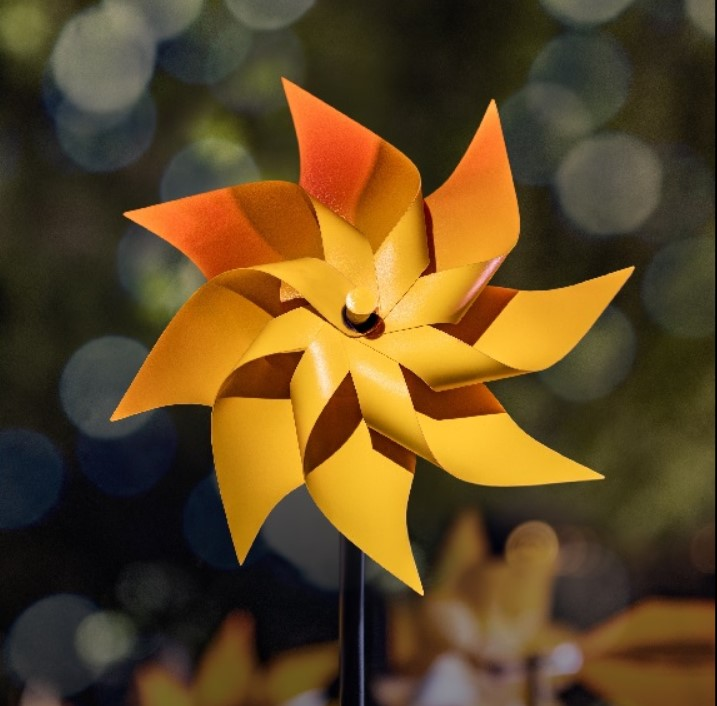
#> input picture edgeflower.jpg, 717 x 706 px, found by its file name
$ jupyter execute Image_to_sketch_convertor.ipynb   (shell and % lines are left out)
#> lines starting #> are read from the running program, lines starting #| are printed output that depends on the picture; after the words box and inside, x2 and y2 are one past the last pixel; in counts of white or black regions, pixels touching at a corner belong together
<a href="https://colab.research.google.com/github/yuvan-s-96/LGMVIP-DataScience-Task-02/blob/main/Image_to_sketch_convertor.ipynb" target="_parent"></a>

[cell 1]
import matplotlib.pyplot as plt
import cv2
import numpy as np
plt.rcParams['figure.figsize'] = (12, 6)

[cell 2]
# load the image
img = cv2.imread('/content/edgeflower.jpg')
#> img is the input picture: shape (706, 717, 3); mean B, G, R 35, 71.9, 95.6
img = cv2.cvtColor(img, cv2.COLOR_BGR2RGB)

plt.axis("off")
plt.imshow(img)

[cell 3]
image = cv2.imread("edgeflower.jpg")
gray_image = cv2.cvtColor(image, cv2.COLOR_BGR2GRAY)
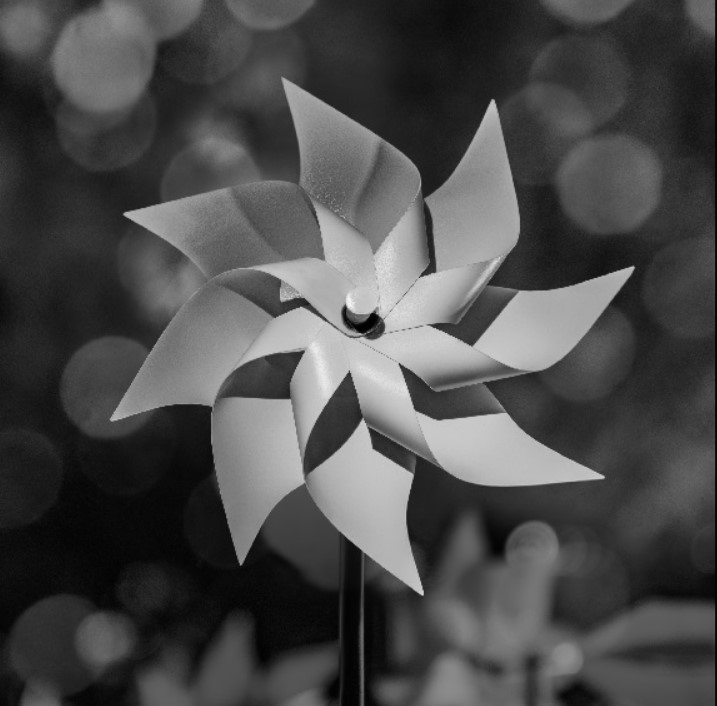
#> gray_image: shape (706, 717); min 0, max 250, mean 74.8

plt.axis("off")
plt.imshow(gray_image)

[cell 4]
inverted_image = 500 - gray_image
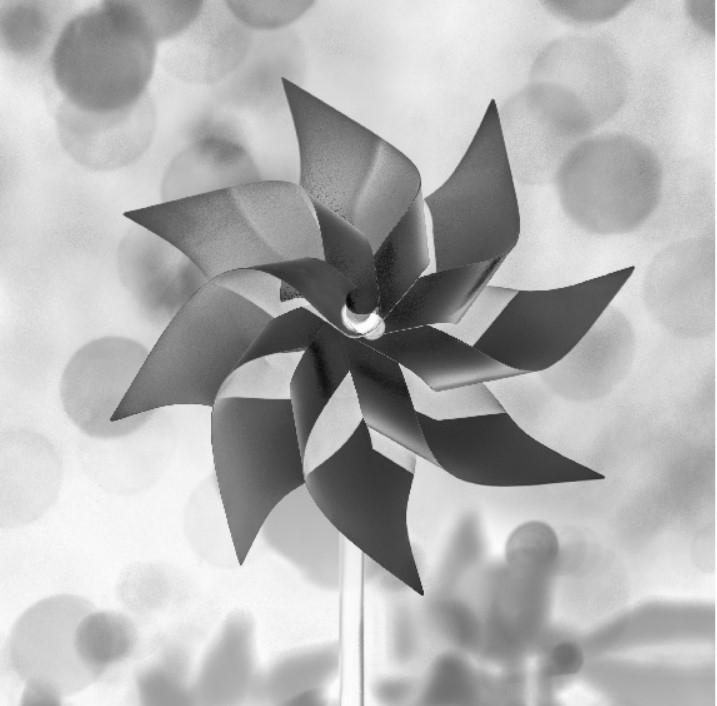
#> inverted_image: shape (706, 717) uint16; min 250, max 500, mean 425.2; drawn with min black and max white
plt.imshow(inverted_image)

[cell 5]
# edge mask generation
line_size = 7
blur_value = 7

gray_img = cv2.cvtColor(img, cv2.COLOR_RGB2GRAY)
gray_blur = cv2.medianBlur(gray_img, blur_value)
edges = cv2.adaptiveThreshold(gray_blur, 255, cv2.ADAPTIVE_THRESH_MEAN_C, cv2.THRESH_BINARY, line_size, blur_value)
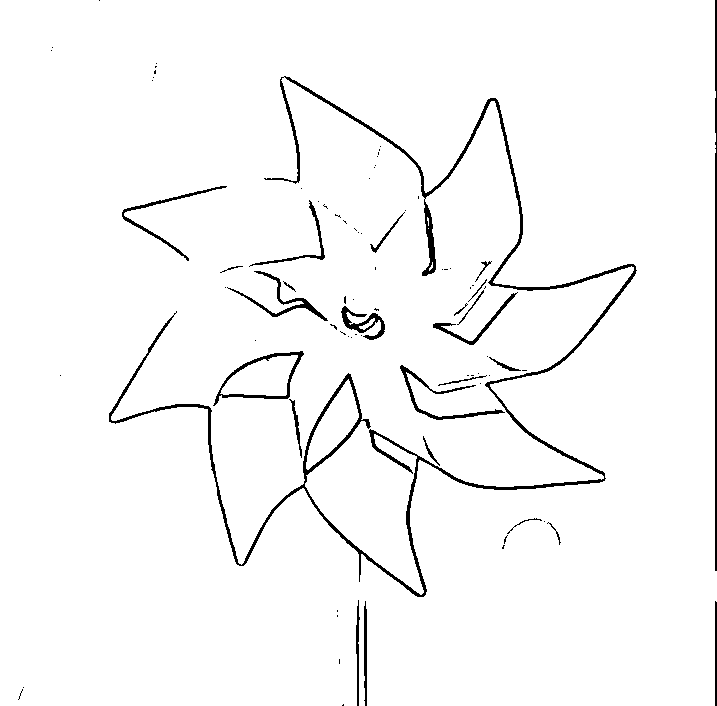
#> edges: shape (706, 717); 97.1% white; 85 black regions (60 under 20 px), largest, box (x1, y1, x2, y2) and area: (109, 76, 637, 597) 8159, (715, 0, 717, 571) 1119, (213, 351, 304, 406) 693


plt.axis("off")
plt.imshow(edges, cmap='RdBu')

[cell 6]
plt.imshow(edges, cmap='PuOr')

[cell 7]
# Color quantization with KMeans clustering
from sklearn.cluster import KMeans

k = 7
data = img.reshape(-1, 3)

kmeans = KMeans(n_clusters=k, random_state=42).fit(data)
img_reduced = kmeans.cluster_centers_[kmeans.labels_]
img_reduced = img_reduced.reshape(img.shape)

[cell 8]
plt.imshow(edges, cmap='gray')

[cell 9]
img_reduced = img_reduced.astype(np.uint8)

plt.axis("off")
plt.imshow(img_reduced)

[cell 10]
# Bilateral Filter

blurred = cv2.bilateralFilter(img_reduced, d=7, sigmaColor=200,sigmaSpace=200)
cartoon = cv2.bitwise_and(blurred, blurred, mask=edges)
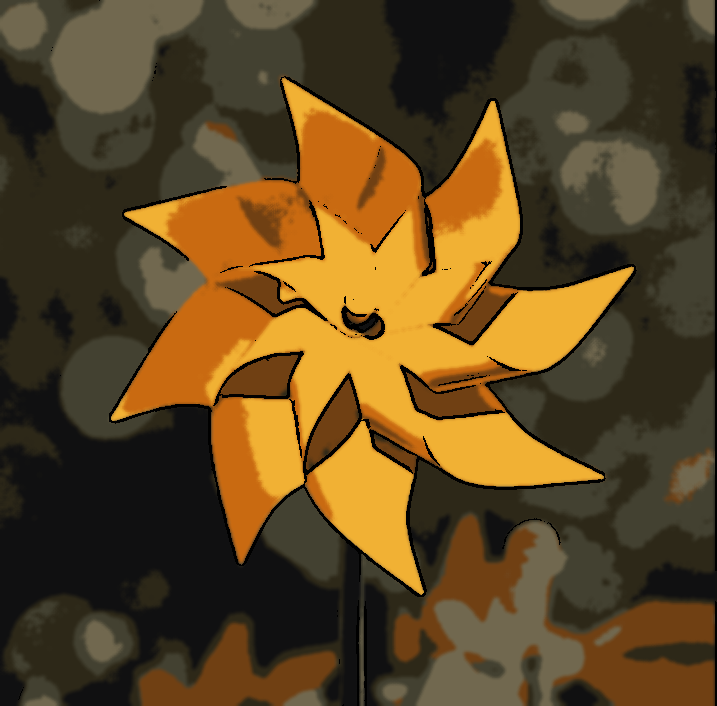
#> cartoon: shape (706, 717, 3); mean R, G, B 92.3, 69.6, 33.6

[cell 11]
plt.subplot(1, 2, 1)
plt.axis("off")
plt.imshow(img)

plt.subplot(1, 2, 2)
plt.axis("off")
plt.imshow(cartoon)

[cell 12]
# export cartoon to a jpg file
cartoon_ = cv2.cvtColor(cartoon, cv2.COLOR_RGB2BGR)
cv2.imwrite('cartoon.png', cartoon_)
#> Out = True

[cell 13]
gray_img = cv2.cvtColor(cartoon, cv2.COLOR_BGR2GRAY)
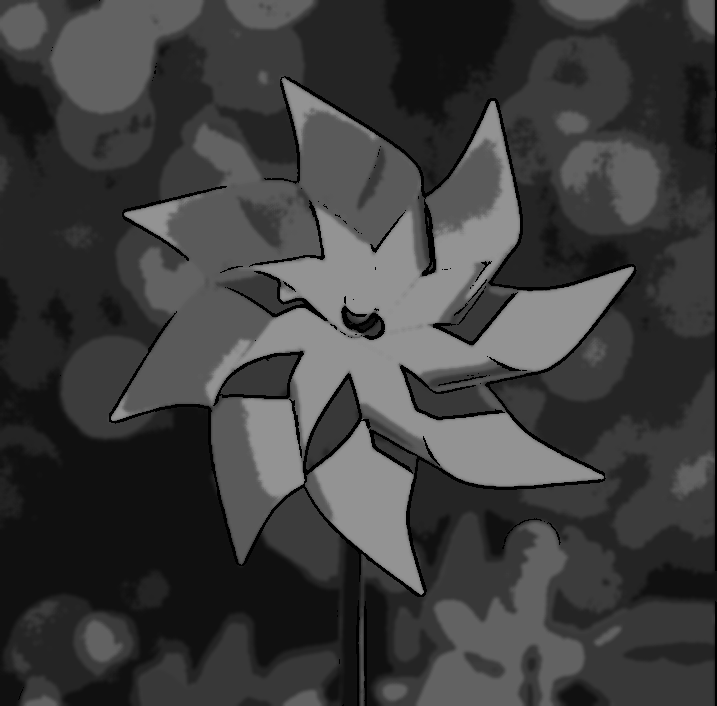
#> gray_img: shape (706, 717); min 0, max 147, mean 61.4
plt.imshow(gray_img)

[cell 14]
figure_size = 9
new_image = cv2.blur(cartoon,(figure_size, figure_size))
plt.figure(figsize=(11,6))
plt.imshow(new_image)

[cell 15]
def bright(img, beta_value ):
#> called with beta_value = -60
    img_bright = cv2.convertScaleAbs(img, beta=beta_value)
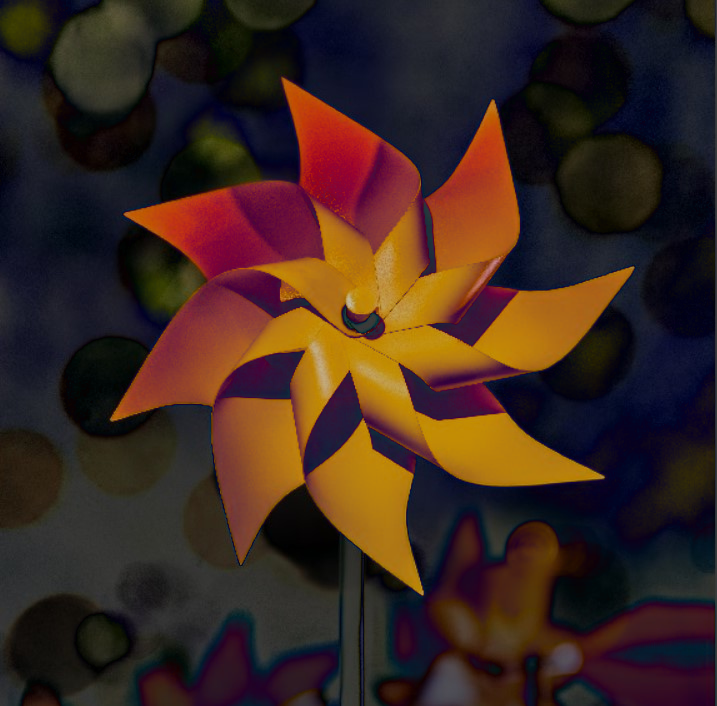
#> img_bright: shape (706, 717, 3); mean R, G, B 58.7, 38.5, 30.9
    return img_bright
a3 = bright(img, -60)
plt.imshow( a3)

[cell 16]
def sepia(img):
    img_sepia = np.array(img, dtype=np.float64) # converting to float to prevent loss
    img_sepia = cv2.transform(img_sepia, np.matrix([[0.272, 0.534, 0.131],
                                    [0.349, 0.686, 0.168],
                                    [0.393, 0.769, 0.189]])) # multipying image with special sepia matrix
    img_sepia[np.where(img_sepia > 255)] = 255 # normalizing values greater than 255 to 255
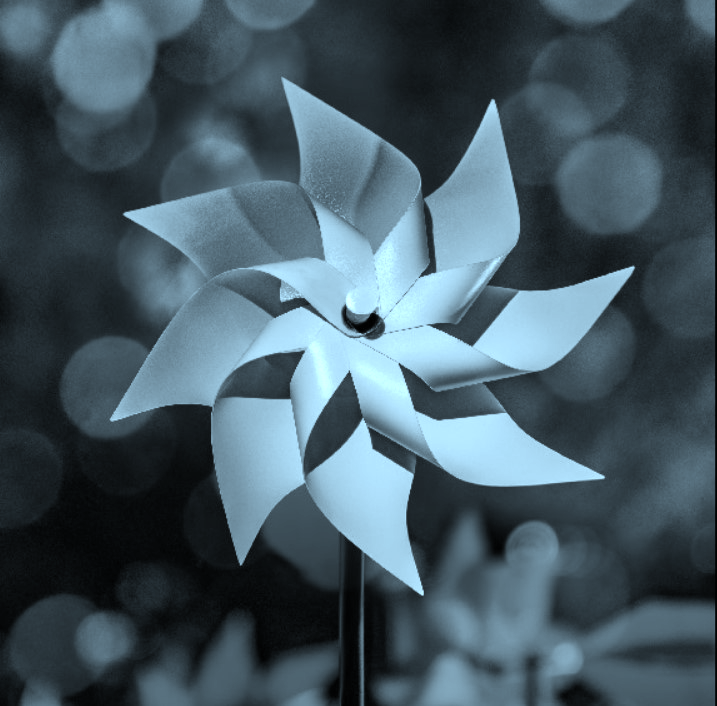
#> img_sepia: shape (706, 717, 3) float64; mean R, G, B 69, 88.6, 99.1
    img_sepia = np.array(img_sepia, dtype=np.uint8)
    return img_sepia
a2 = sepia(img)
plt.imshow(a2)

[cell 17]
def pencil_sketch_col(img):
    #inbuilt function to create sketch effect in colour and greyscale
    sk_gray, sk_color = cv2.pencilSketch(img, sigma_s=60, sigma_r=0.07, shade_factor=0.1)
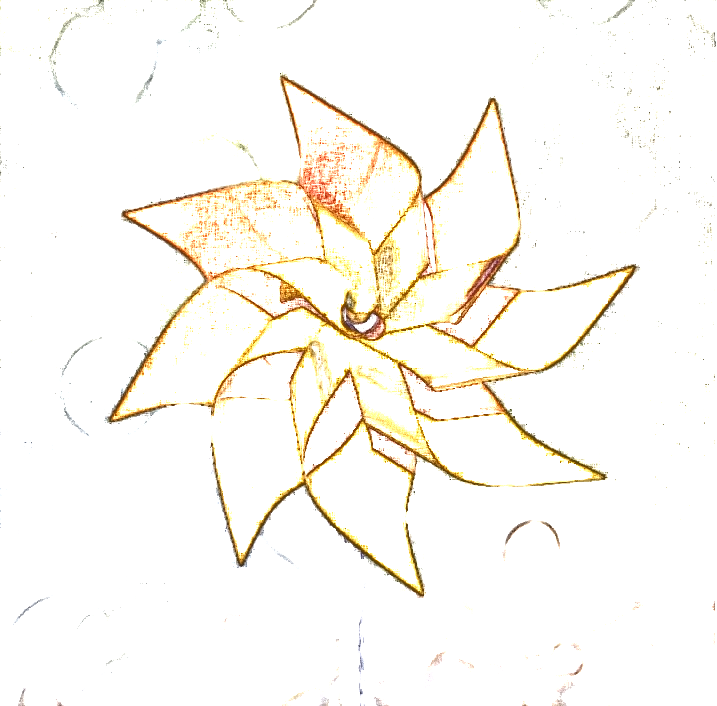
#> sk_color: shape (706, 717, 3); mean R, G, B 251.6, 248.7, 243.1
    return  sk_color
a6 = pencil_sketch_col(img)
plt.imshow(a6)

[cell 18]
histr1 = cv2.calcHist([cartoon],[0],None,[256],[0,256])
#> histr1 = 256 values, max 80477 at index 45, min 0 at index 1, mean 1977.4
histr = cv2.calcHist([img],[0],None,[256],[0,256])
#> histr = 256 values, max 6049 at index 9, min 110 at index 0, mean 1977.4
plt.subplot(1, 2, 1)
plt.title('butterfly')
plt.plot(histr)
plt.subplot(1, 2, 2)
plt.title('cartoon')
plt.plot(histr1)
plt.show()
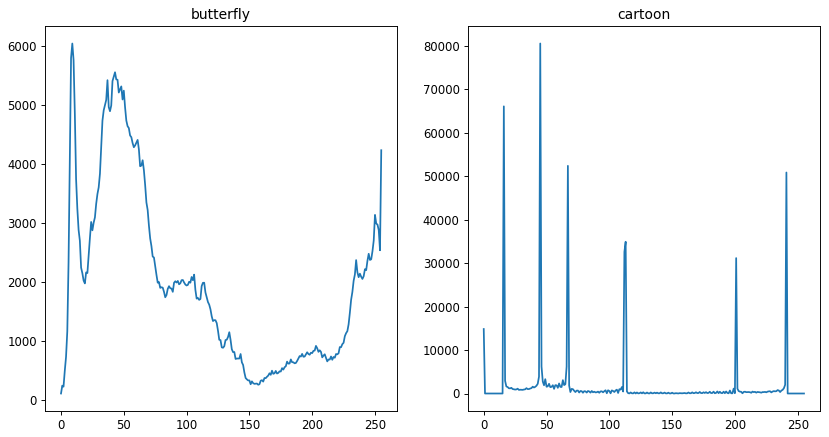
#> figure drawn by matplotlib, 2 panels; panel 1: curve peaks at x = 9, y = 6049; panel 2: curve peaks at x = 45, y = 80477
